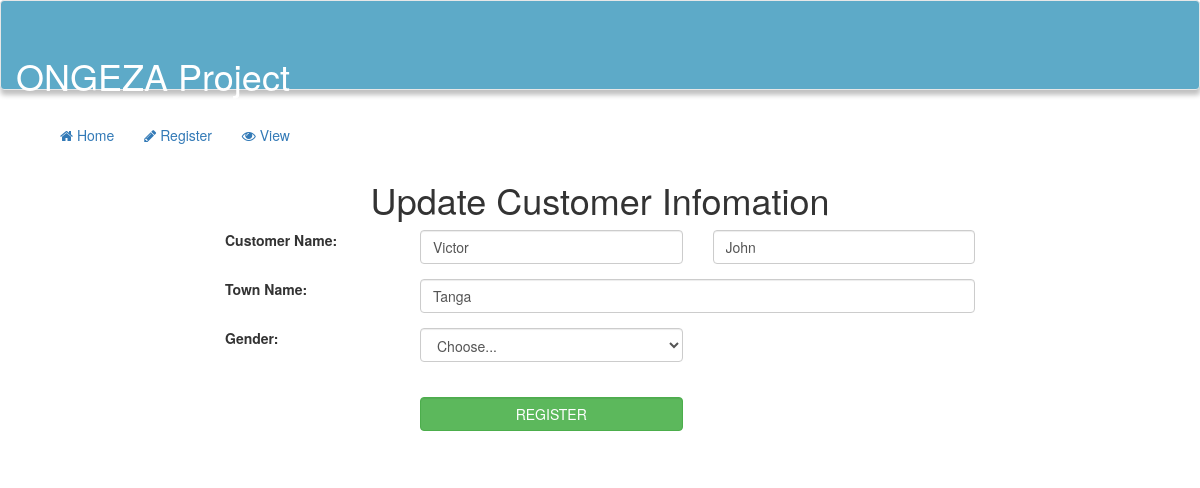
The page /pages/update.php?id=1 on the database its author committed.
### tables this page shows
CREATE TABLE `customer` (
  `id` int(11) NOT NULL,
  `first_name` varchar(25) NOT NULL,
  `last_name` varchar(25) NOT NULL,
  `town_name` varchar(25) NOT NULL,
  `gender_id` int(11) NOT NULL,
  `is_deleted` int(11) NOT NULL DEFAULT 0
);

### pages/update.php (the view, shortened to what this page needs)
<?php include 'header.php'; ?>
	<h1 align="center">Update Customer Infomation</h1>
	<?php
		if(isset($_GET["id"]))
        {
            $id = $_GET['id'];
            $q = "SELECT * FROM `customer` WHERE id ='$id'";
            $res = mysqli_query($con,$q);
            while ($d = mysqli_fetch_assoc($res)) {
	 ?>
	<form action="" method="POST" name="myForm">
		<div class="form-group row">
		    <label for="name" class="col-sm-2 col-md-offset-2 col-form-label">Customer Name:</label>
		    <div class="col-sm-3">
		      <input type="text" value="<?php echo $d['first_name']; ?>" class="form-control" id="fn" name="fn" placeholder="First name" onkeyup="return validateForm();" required>
		    </div>
		    <div class="col-sm-3">
		      <input type="text" value="<?php echo $d['last_name']; ?>" class="form-control" id="ln" name="ln" placeholder="Last name" required>
		    </div>
		</div>
		<div class="form-group row">
		    <label for="tname" class="col-sm-2 col-md-offset-2 col-form-label">Town Name:</label>
		    <div class="col-sm-6">
		      <input type="text" value="<?php echo $d['town_name']; ?>" class="form-control" id="tn" name="tn" placeholder="Town name" required>
		    </div>
		</div>
		<div class="form-group row">
		    <label for="gender" class="col-sm-2 col-md-offset-2 col-form-label">Gender:</label>
		    <div class="col-sm-3">
		    <select id="gender" name="gender" class="form-control">
		        <option value="0">Choose...</option>
		        <?php
					$q = "SELECT * FROM gender";
					$res = mysqli_query($con,$q);
						?>
		      </select>
		    </div>
		    <div class="col-sm-3">
		    </div>
		</div>
		<div class="form-group row">
		    <div class=" form-group col-md-3 col-md-offset-4">
		    	<button type="submit" name="update" class="form-control btn btn-success">REGISTER</button>
		    </div>
		 </div>
	</form>
	<?php
		}
	}
	 ?>
<?php include 'footer.php'; ?>

### rows shown on the page
customer: fn "Victor", ln "John", tn "Tanga"
